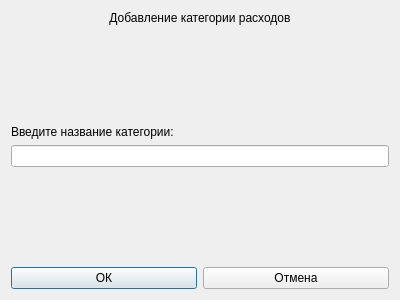
<?xml version="1.0" encoding="UTF-8"?>
<ui version="4.0">
 <class>DialogAddCategoryExpense</class>
 <widget class="QDialog" name="DialogAddCategoryExpense">
  <property name="geometry">
   <rect>
    <x>0</x>
    <y>0</y>
    <width>400</width>
    <height>300</height>
   </rect>
  </property>
  <property name="windowTitle">
   <string>Dialog</string>
  </property>
  <layout class="QGridLayout" name="gridLayout">
   <item row="0" column="0">
    <widget class="QLabel" name="label">
     <property name="text">
      <string>Добавление категории расходов</string>
     </property>
     <property name="alignment">
      <set>Qt::AlignHCenter|Qt::AlignTop</set>
     </property>
    </widget>
   </item>
   <item row="5" column="0">
    <layout class="QHBoxLayout" name="horizontalLayout">
     <item>
      <widget class="QPushButton" name="OK">
       <property name="text">
        <string>ОК</string>
       </property>
      </widget>
     </item>
     <item>
      <widget class="QPushButton" name="Close">
       <property name="text">
        <string>Отмена</string>
       </property>
      </widget>
     </item>
    </layout>
   </item>
   <item row="3" column="0">
    <widget class="QLineEdit" name="lineEdit"/>
   </item>
   <item row="1" column="0">
    <spacer name="verticalSpacer_2">
     <property name="orientation">
      <enum>Qt::Vertical</enum>
     </property>
     <property name="sizeHint" stdset="0">
      <size>
       <width>20</width>
       <height>40</height>
      </size>
     </property>
    </spacer>
   </item>
   <item row="4" column="0">
    <spacer name="verticalSpacer">
     <property name="orientation">
      <enum>Qt::Vertical</enum>
     </property>
     <property name="sizeHint" stdset="0">
      <size>
       <width>20</width>
       <height>40</height>
      </size>
     </property>
    </spacer>
   </item>
   <item row="2" column="0">
    <widget class="QLabel" name="label_2">
     <property name="text">
      <string>Введите название категории:</string>
     </property>
    </widget>
   </item>
  </layout>
 </widget>
 <resources/>
 <connections/>
</ui>
